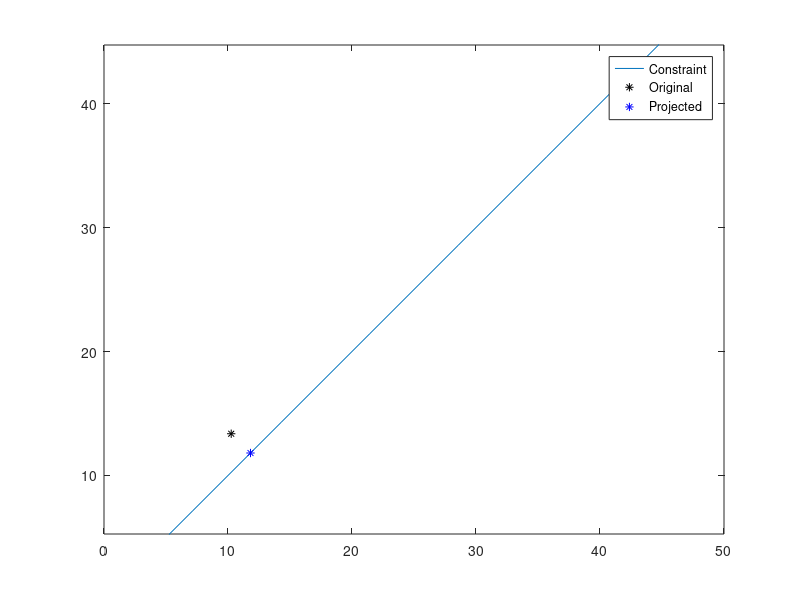

The MATLAB source for this figure:
%%% First script to test hypothesis about the projection from any alpha to
%%% sum_i(alpha_i * y_i) = 0. Will be used to implement OCO into SVM. 
clear
close all
clc
%% Generate data
n = 50;
A = rand(n,1);
Y = randi(2,n,1); Y(Y==2) = -1;
sum(A.*Y)
figure
f = @(x) x; fplot(f,[0,n]); hold on;
plot(sum(A(Y==1)),sum(A(Y==-1)),'k*');
%% Projection
% We acquire the total and project it onto y = x (which will make the sum
% zero). 
Ap = sum(A(Y==1));          % Total of positive multipliers
An = sum(A(Y==-1));         % Total of negative multipliers
As = (Ap+An)/2;             % Scaling variable
A(Y==1) = A(Y==1)/Ap*As;    % Projected positive variables
A(Y==-1) = A(Y==-1)/An*As;  % Projected negative variables
sum(A.*Y)
plot(sum(A(Y==1)),sum(A(Y==-1)),'b*')
legend('Constraint','Original','Projected')
axis equal